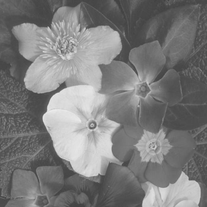
#> input picture Data/Q1/flowers.png, 207 x 207 px, shrunk from 512 x 512 before the run, found by its file name
$ jupyter execute --allow-errors IP-HW1.ipynb
#> lines starting #> are read from the running program, lines starting #| are printed output that depends on the picture
# Image Processing: Assignment #1
## Submission date: 10/11/2026, 23:59.
### Topics:
- Image Acquisition
- Image Histograms
- Point Operations

**Submitted by:**

- **Student 1 - Name, ID**
- **Student 2 - Name, ID**

### Assignment Instructions

- Submissions must be completed **in pairs only**. Include both students' full names and ID numbers at the top of the notebook.

- Keep your code **clean, concise, and readable**.

- You may work in your preferred IDE, but you **must** paste your final code into the **corresponding notebook cells** and run it there.

- **Write all textual answers in red** (e.g., using `<span style="color:red">your answer here</span>`).

- All figures, printed results, and other outputs must remain visible in the notebook. **Run all cells** before submitting, and **do not clear the outputs**.

- Use **relative file paths only**. Do not include absolute paths specific to your local machine.

**Important:** The use of ChatGPT and other AI tools is permitted. However, your solutions must rely **only on methods and concepts covered in the course**, and you must **fully understand and be able to explain every part of your submission**. You are responsible for the correctness and originality of your work. Plagiarism or violations of this policy may result in **a grade of zero and disciplinary action**.

Run the setup cell below before starting the assignment.
It will import all required libraries, load the dataset, and define helper functions used in later cells.

[cell 1]
# -- Setup --

# Importing Libraries
import os, re
import numpy as np
import cv2 as cv
import matplotlib.pyplot as plt
import matplotlib.patches as patches
from pathlib import Path
import math, zipfile

try:
    from google.colab import files
except ImportError:
    files = None  # For running the notebook locally

plt.rcParams['figure.figsize'] = (6, 4)
plt.rcParams['image.cmap'] = 'gray'


def _ensure_data_root():
    """Locate Data/ or extract Data.zip (supports Colab and local notebooks)."""
    for folder in ("/content/Data", "./Data"):
        if os.path.isdir(folder):
            return os.path.abspath(folder)

    for archive, location in (("/content/Data.zip", "/content"),
                              ("./Data.zip", ".")):
        if os.path.isfile(archive):
            with zipfile.ZipFile(archive, 'r') as z:
                z.extractall(location)
            folder = os.path.join(location, 'Data')
            if os.path.isdir(folder):
                return os.path.abspath(folder)

    if files is not None:
        print("Please upload Data.zip")
        uploaded = files.upload()
        assert 'Data.zip' in uploaded, "Please upload a file named Data.zip"
        return _ensure_data_root()

    raise FileNotFoundError("Place the supplied Data.zip next to this notebook and rerun.")


DATA_ROOT = _ensure_data_root()
data_root_q1 = os.path.join(DATA_ROOT, "Q1")
data_root_q2 = os.path.join(DATA_ROOT, "Q2")

# --- Helper functions ---

def imread_gray(path):
    """Read an image as uint8 grayscale, raise an error if missing."""
#> called with path = '/content/Data/Q1/flowers.png'
    img = cv.imread(str(path), cv.IMREAD_GRAYSCALE)
#> img is the input picture: shape (207, 207); min 64, max 235, mean 124.4
    if img is None:
        raise FileNotFoundError(f"Could not read image: {path}")
    return img


# [6 lines left out: function show_side_by_side, not called in this run]


images_q1 = {
    'flowers': imread_gray(os.path.join(data_root_q1, 'flowers.png')),
    'xray': imread_gray(os.path.join(data_root_q1, 'xray.png')),
    'building': imread_gray(os.path.join(data_root_q1, 'building.png')),
}
#> call 2 of imread_gray, with path = '/content/Data/Q1/xray.png'
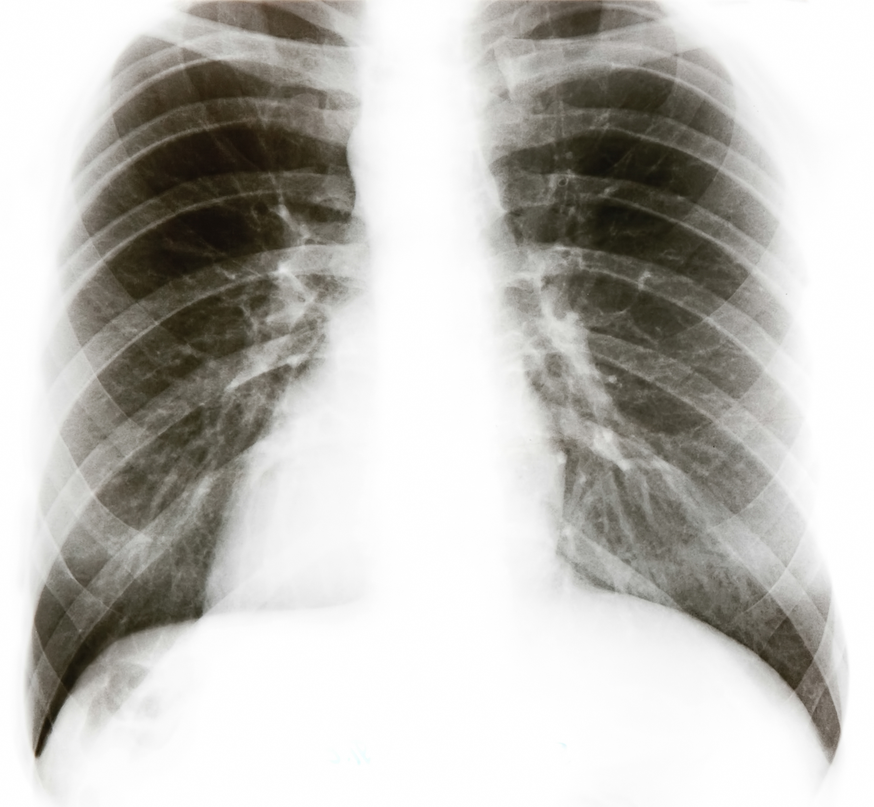
#> input picture Data/Q1/xray.png, 874 x 807 px, shrunk from 2167 x 2000 before the run, found by its file name
#> call 3 of imread_gray, with path = '/content/Data/Q1/building.png'
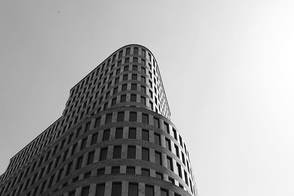
#> input picture Data/Q1/building.png, 294 x 196 px, shrunk from 728 x 485 before the run, found by its file name
#> in imread_gray, img is the input picture: shape (196, 294); min 0, max 255, mean 167.6

print("Dataset loaded successfully:", DATA_ROOT)

## Question 1 - Histograms, Contrast, and Focus (40 Points)

In this question we will explore what we can learn from an image's histogram, and how we can use histograms to change its appearance. We will start by calculating histogram statistics, continue with contrast enhancement and histogram matching, and finally examine whether histograms can help us measure image focus.

You will use the functions you implement in the first sections throughout the question.

### Histogram Statistics

As we learned in class, a histogram counts how many pixels have each gray level. By dividing these counts by the total number of pixels, we obtain the **normalized histogram**, $P(k)$, which gives the probability of observing intensity $k$.

We can use it to describe an image using a few simple statistics:

- **Mean** - the average image intensity (how bright or dark the image is overall).
- **Standard deviation** - how spread out the intensity values are.
- **Entropy** - the uncertainty or information content in the distribution of gray levels.

As we learned in class, entropy is calculated from the normalized histogram:

$$
\mathrm{Entropy}(I) = -\sum_{k:P(k)>0} P(k)\log_2 P(k)
$$

We will also calculate the **Cumulative Distribution Function (CDF)**, which adds up the histogram probabilities up to each gray level. We will need it in the next sections.

In the next cell, implement the following functions:

**`histogram(img)`** - returns an array of 256 intensity counts.

**`hist_stats(img)`** - returns the histogram, normalized CDF, mean, standard deviation, and entropy (in this order).

Calculate the statistics **from the histogram**. You may use `np.bincount` and `np.cumsum`, but not `np.mean`, `np.std`, or a built-in entropy function. Ignore bins with zero probability when calculating entropy.

[cell 2]
def histogram(img: np.ndarray) -> np.ndarray:
    """Return an array of 256 intensity counts for a uint8 grayscale image."""
    return np.bincount(img.ravel(), minlength=256)[:256]


def hist_stats(img: np.ndarray):
    """Return (hist, cdf, mean, std, entropy) computed from the histogram."""
    hist = histogram(img)
    probabilities = hist / img.size
    levels = np.arange(256)

    cdf = np.cumsum(probabilities)
    mean = np.sum(levels * probabilities)
    std = np.sqrt(np.sum((levels - mean) ** 2 * probabilities))

    nonzero = probabilities > 0
    entropy = -np.sum(probabilities[nonzero] * np.log2(probabilities[nonzero]))
    return hist, cdf, mean, std, entropy

Now, let's test your implementation on the three images from the dataset.

Run the next cell to display the images and their histograms, and print the mean, standard deviation, and entropy of each one. The cell will also check that the histogram contains the correct number of pixels and that the final CDF value is 1.

[cell 3]
for name, img in images_q1.items():
    hist, F, mu, sigma, H = hist_stats(img)
    assert int(hist.sum()) == img.size
    assert np.isclose(F[-1], 1.0)
    print(f"{name:9s}  mean={mu:7.2f}  std={sigma:7.2f}  entropy={H:6.3f}")
    fig, axes = plt.subplots(1, 2, figsize=(11, 3.4))
    axes[0].imshow(img, cmap='gray', vmin=0, vmax=255)
    axes[0].set_title(name); axes[0].axis('off')
    axes[1].bar(np.arange(256), hist, width=1, color='gray')
    axes[1].set(xlim=(0,255), xlabel='Intensity', ylabel='Pixel count',
                title='Intensity histogram')
    plt.tight_layout(); plt.show()
#> this loop made 3 passes
#> (name, mean in hist_stats, std in hist_stats, entropy in hist_stats, mu, sigma, H) on passes 1 to 3: ('flowers', 124.4, 45.44, 7.03, 124.4, 45.44, 7.03), ('xray', 189.1, 74.86, 6.58, 189.1, 74.86, 6.58), ('building', 167.6, 77.08, 7.34, 167.6, 77.08, 7.34)
#> (printed output is left out)
#> pass 1, `plt.tight_layout()`:
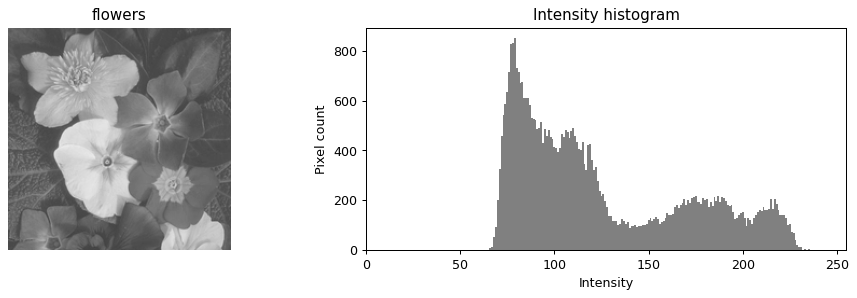
#> figure drawn by matplotlib, 2 panels; panel 2: tallest bar 850 high, from x = 78.5 to 79.5

<font color='red'><b>Answer the following questions:</b>

1. Which image has the highest entropy? Does this necessarily mean it has the best visual quality? Explain using the images and their histograms.

2. If we shuffle the pixels of an image to different locations, would its mean, standard deviation, or entropy change? Would the histogram still look the same? What does this tell us about histograms?

</font>

<span style="color:red">1. The building image has the highest entropy (about 7.36 bits, compared with about 7.04 for flowers and 6.59 for the x-ray). Its histogram spreads pixels across more gray levels, but entropy measures intensity variety, not whether an image is clear, useful, or visually pleasing. Noise can also raise entropy.<br><br>2. Shuffling pixels changes only their locations, so the histogram, mean, standard deviation, and entropy stay the same. This shows that a histogram describes intensity counts but not spatial arrangement, edges, or image structure.</span>

### Histogram Shaping

In this section, we will use the histogram to improve image contrast. If most pixel values occupy a small part of the intensity range, we can stretch them to use more of the available gray levels.

Instead of using the minimum and maximum intensities, we will use **percentiles** to avoid letting a few very dark or bright pixels control the entire mapping.

In the next cell, implement `percentile_stretch`:

- Use the CDF to find the intensity levels corresponding to the given lower and upper percentiles.
- Build a **lookup table (LUT)** that maps the lower level to 0 and the upper level to 255, with a linear mapping between them. Values outside the range should be clipped.
- Apply the LUT to the image and return the transformed image, the LUT, and the two chosen intensity levels.

Use `np.rint` to round the values. If the two levels are equal, leave the image unchanged and return the identity LUT. Do not use a built-in contrast stretching function.

[cell 4]
def percentile_stretch(img: np.ndarray, low_pct: float = 5,
                       high_pct: float = 95):
    """Return (stretched_image, uint8_LUT, (low_level, high_level))."""
    if not (0 <= low_pct < high_pct <= 100):
        raise ValueError("Require 0 <= low_pct < high_pct <= 100")

    hist, cdf, _, _, _ = hist_stats(img)

    def percentile_level(percentile):
        if percentile == 0:
            return int(np.flatnonzero(hist)[0])
        return int(np.searchsorted(cdf, percentile / 100.0, side="left"))

    low_level = percentile_level(low_pct)
    high_level = percentile_level(high_pct)

    if low_level == high_level:
        lut = np.arange(256, dtype=np.uint8)
        return img.copy(), lut, (low_level, high_level)

    values = (np.arange(256, dtype=float) - low_level) * 255 / (high_level - low_level)
    lut = np.rint(np.clip(values, 0, 255)).astype(np.uint8)
    return lut[img], lut, (low_level, high_level)

Now, let's put your implementation to the test.

Apply your function to the **flowers** and **xray** images using percentile ranges `(2, 98)` and `(10, 90)`. The next cell will display the results, their histograms, and the mapping functions. It will also print the entropy before and after each transformation.

[cell 5]
for name in ('flowers', 'xray'):
    img = images_q1[name]
    out_2, lut_2, levels_2 = percentile_stretch(img, 2, 98)
    out_10, lut_10, levels_10 = percentile_stretch(img, 10, 90)

    print(f"{name}: 2–98 levels={levels_2}; 10–90 levels={levels_10}")
    entropy_original = hist_stats(img)[-1]
    entropy_2 = hist_stats(out_2)[-1]
    entropy_10 = hist_stats(out_10)[-1]
    print(f"Entropy — Original: {entropy_original:.3f}, "
          f"2–98: {entropy_2:.3f}, 10–90: {entropy_10:.3f}")
    fig, axes = plt.subplots(1, 3, figsize=(12, 3))
    for ax, (title, arr) in zip(axes, [
        ('Original', img), ('2–98 stretch', out_2), ('10–90 stretch', out_10)]):
        ax.imshow(arr, cmap='gray', vmin=0, vmax=255)
        ax.set_title(title); ax.axis('off')
    plt.tight_layout(); plt.show()

    fig, axes = plt.subplots(1, 2, figsize=(11, 3))
    axes[0].plot(np.arange(256), lut_2, label='2–98')
    axes[0].plot(np.arange(256), lut_10, label='10–90')
    axes[0].set(xlabel='Input intensity', ylabel='Output intensity', title='Mapping LUTs')
    axes[0].legend()
    axes[1].hist(out_2.ravel(), bins=256, range=(0,256), alpha=.6, label='2–98')
    axes[1].hist(out_10.ravel(), bins=256, range=(0,256), alpha=.5, label='10–90')
    axes[1].set(xlabel='Output intensity', ylabel='Pixel count', title='Output histograms')
    axes[1].legend()
    plt.tight_layout(); plt.show()
#> this loop made 2 passes
#> (levels_2, entropy_original, entropy_2) on passes 1 to 2: ((72, 220), 7.03, 6.89), ((31, 255), 6.58, 6.49)
#> (printed output is left out)
#> pass 1, `out_2, lut_2, levels_2 = percentile_stretch(img, 2, 98)`:
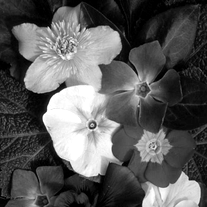
#> out_2: shape (207, 207); min 0, max 255, mean 90.2
#> pass 1, `out_10, lut_10, levels_10 = percentile_stretch(img, 10, 90)`:
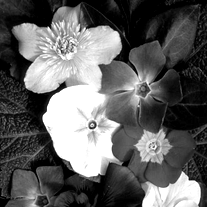
#> out_10: shape (207, 207); min 0, max 255, mean 97.4
#> pass 1, `plt.tight_layout()`:
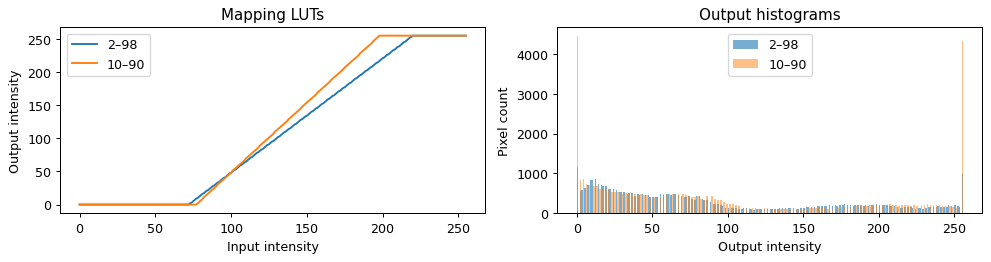
#> figure drawn by matplotlib, 2 panels; panel 1: curve peaks at x = 220, y = 255; panel 1: curve peaks at x = 198, y = 255; panel 2: tallest bar 1152 high, from x = 0 to 1; panel 2: tallest bar 4456 high, from x = 0 to 1
#> pass 2, `out_2, lut_2, levels_2 = percentile_stretch(img, 2, 98)`:
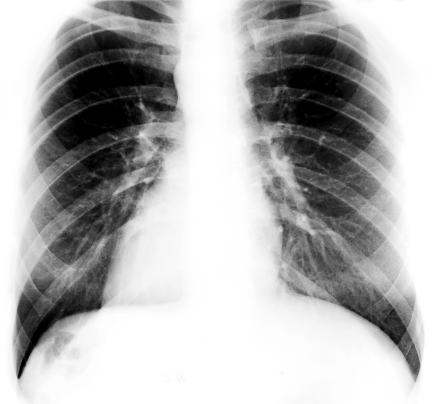
#> out_2: shape (807, 874) (shown at 1/2 size); min 0, max 255, mean 180.2
#> pass 2, `out_10, lut_10, levels_10 = percentile_stretch(img, 10, 90)`:
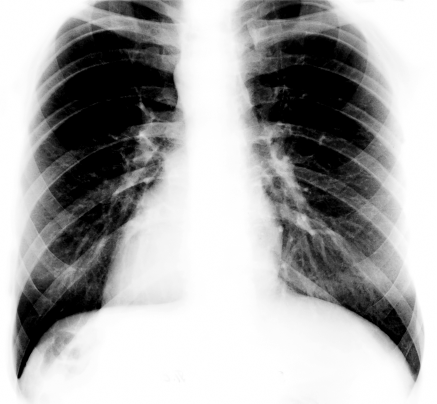
#> out_10: shape (807, 874) (shown at 1/2 size); min 0, max 255, mean 168.2
#> pass 2, `plt.tight_layout()`:
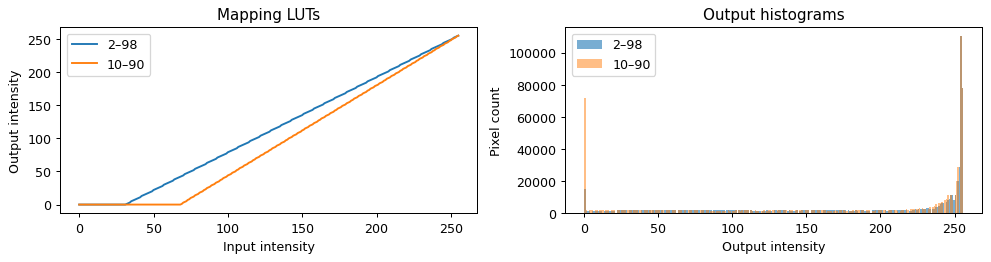
#> figure drawn by matplotlib, 2 panels; panel 1: curve peaks at x = 255, y = 255; panel 1: curve peaks at x = 255, y = 255; panel 2: tallest bar 110406 high, from x = 254 to 255; panel 2: tallest bar 110406 high, from x = 254 to 255

<font color='red'><b>Answer the following questions:</b>

1. Which percentile range produced a better-looking image? Explain using the images and the mapping functions. Was any detail lost?

2. How did the entropy change after contrast stretching? Does a higher entropy always mean a better-looking image?

</font>

<span style="color:red">1. The 10–90 stretch gives stronger contrast because it maps a narrower intensity range across 0–255. The 2–98 stretch is more balanced and preserves more tonal detail: it clips about 4% of the tails in total, while 10–90 clips about 20%. Values outside the chosen limits become 0 or 255, so distinctions among those dark or bright pixels are lost. In the x-ray, the upper percentile is already 255, so the stronger stretch mainly clips more dark pixels.<br><br>2. Entropy decreases after these stretches (for example, flowers goes from about 7.04 bits to about 6.89 with 2–98 and 6.20 with 10–90). Clipping and quantization merge intensity levels. A higher entropy does not necessarily mean a better-looking image; the desired contrast and preserved detail matter more.</span>

### Histogram Mapping - The Two-Pointer Algorithm

So far, we have chosen the mapping ourselves. Now suppose we want the histogram of one image (the **source**) to resemble the histogram of another image (the **reference**). This is called **Histogram Matching**.

We can do this using the two images' CDFs, $F_s$ and $F_r$. For each source intensity $k$, we find the **first** reference intensity $j$ whose cumulative probability is at least as large:

$$
F_r(j) \geq F_s(k).
$$

As we saw in the tutorial, we can build this mapping with a **two-pointer algorithm**. One pointer moves through the source intensities, while the other moves forward through the reference intensities until the required CDF value is reached. **Neither pointer moves backward.**

In the next cell, implement:

**`two_pointer_lut(source_cdf, reference_cdf)`** - construct the 256-entry lookup table using the two-pointer algorithm.

**`histogram_match(source, reference)`** - calculate both CDFs, construct the LUT, and apply it to the source image.

**Important:** Implement the two-pointer algorithm yourself. Do not use `np.searchsorted`, `np.interp`, a histogram-matching library, or repeated searches from the beginning. All pixels with the same original intensity must be mapped to the same output intensity.

[cell 6]
def two_pointer_lut(source_cdf: np.ndarray,
                    reference_cdf: np.ndarray) -> np.ndarray:
    """Return a monotone uint8 LUT of length 256 using TWO advancing pointers."""
    lut = np.empty(256, dtype=np.uint8)
    reference_level = 0

    for source_level in range(256):
        while (reference_level < 255 and
               reference_cdf[reference_level] < source_cdf[source_level]):
            reference_level += 1
        lut[source_level] = reference_level

    return lut


def histogram_match(source: np.ndarray, reference: np.ndarray):
    """Return (mapped_image, LUT) using hist_stats and two_pointer_lut."""
    source_cdf = hist_stats(source)[1]
    reference_cdf = hist_stats(reference)[1]
    lut = two_pointer_lut(source_cdf, reference_cdf)
    return lut[source], lut

Let's start with a simple example before moving to real images.

Suppose the source has counts `[1, 1, 2]` and the reference has counts `[2, 1, 1]` at intensity levels `0, 1, 2` (all other counts are zero). First, predict where source intensities `0`, `1`, and `2` will be mapped. Then run the next cell to check your answer.

[cell 7]
toy_source = np.array([[0, 1, 2, 2]], dtype=np.uint8)
#> toy_source = [[0, 1, 2, 2]]
toy_reference = np.array([[0, 0, 1, 2]], dtype=np.uint8)
#> toy_reference = [[0, 0, 1, 2]]
toy_mapped, toy_lut = histogram_match(toy_source, toy_reference)
#> in histogram_match, `source_cdf = hist_stats(source)[1]`: source_cdf = 256 values from 0.25 to 1
#> in histogram_match, `reference_cdf = hist_stats(reference)[1]`: reference_cdf = 256 values from 0.5 to 1
#> in two_pointer_lut, `lut = np.empty(256, dtype=np.uint8)`: lut = 256 values from 1 to 1
#> after the loop in two_pointer_lut, `for source_level in range(256):`: lut = 256 values from 0 to 2
#> toy_mapped = [[0, 0, 2, 2]]; toy_lut = 256 values from 0 to 2
print("Mapping [0, 1, 2] ->", toy_lut[:3].tolist())
#| Mapping [0, 1, 2] -> [0, 0, 2]
print("Mapped pixels:", toy_mapped.ravel().tolist())
#| Mapped pixels: [0, 0, 2, 2]
assert toy_lut[:3].tolist() == [0, 0, 2]
assert np.all(np.diff(toy_lut.astype(np.int16)) >= 0)

Now, apply Histogram Matching to two images from the dataset: use **flowers** as the source and **building** as the reference.

Run the following cell to compare the source, reference, and transformed images, together with their histograms and your mapping function.

[cell 8]
source = images_q1['flowers']
reference = images_q1['building']
mapped, match_lut = histogram_match(source, reference)
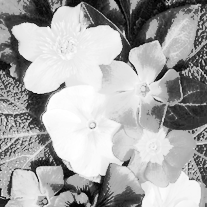
#> mapped: shape (207, 207); min 0, max 255, mean 169
#> match_lut = 256 values from 0 to 255

fig, axes = plt.subplots(1, 3, figsize=(12, 3))
for ax, (name, img) in zip(axes, [
    ('Source: flowers', source), ('Reference: building', reference),
    ('Mapped source', mapped)]):
    ax.imshow(img, cmap='gray', vmin=0, vmax=255)
    ax.set_title(name); ax.axis('off')
#> this loop made 3 passes
#> name on passes 1 to 3: 'Source: flowers', 'Reference: building', 'Mapped source'
#> (the rest of the program and of its run is left out)
